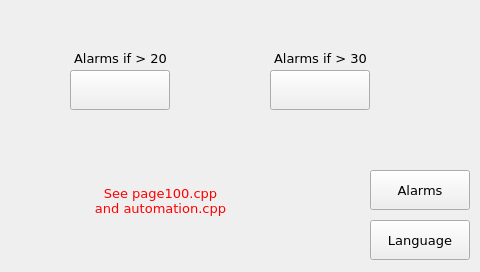
<?xml version="1.0" encoding="UTF-8"?>
<ui version="4.0">
 <class>page100</class>
 <widget class="QWidget" name="page100">
  <property name="geometry">
   <rect>
    <x>0</x>
    <y>0</y>
    <width>480</width>
    <height>272</height>
   </rect>
  </property>
  <property name="minimumSize">
   <size>
    <width>480</width>
    <height>272</height>
   </size>
  </property>
  <property name="maximumSize">
   <size>
    <width>480</width>
    <height>272</height>
   </size>
  </property>
  <property name="font">
   <font>
    <family>DejaVu Sans</family>
    <pointsize>8</pointsize>
   </font>
  </property>
  <property name="windowTitle">
   <string>page100</string>
  </property>
  <property name="styleSheet">
   <string notr="true">QWidget#page100
{
}</string>
  </property>
  <widget class="ATCMlabel" name="atcmLabel">
   <property name="geometry">
    <rect>
     <x>70</x>
     <y>70</y>
     <width>100</width>
     <height>40</height>
    </rect>
   </property>
   <property name="font">
    <font>
     <family>DejaVu Sans</family>
     <pointsize>10</pointsize>
    </font>
   </property>
   <property name="toolTip">
    <string>Tmax_P</string>
   </property>
   <property name="whatsThis">
    <string>ATCMlabel widget</string>
   </property>
   <property name="variable">
    <string>Tmax_P</string>
   </property>
   <property name="refresh">
    <number>200</number>
   </property>
   <property name="max">
    <string notr="true">0</string>
   </property>
   <property name="min">
    <string notr="true">0</string>
   </property>
   <property name="viewStatus">
    <bool>false</bool>
   </property>
   <property name="visibilityVar">
    <string/>
   </property>
   <property name="borderWidth">
    <number>1</number>
   </property>
   <property name="borderRadius">
    <number>0</number>
   </property>
  </widget>
  <widget class="ATCMbutton" name="atcmButton">
   <property name="geometry">
    <rect>
     <x>370</x>
     <y>220</y>
     <width>100</width>
     <height>40</height>
    </rect>
   </property>
   <property name="font">
    <font>
     <family>DejaVu Sans</family>
     <pointsize>10</pointsize>
    </font>
   </property>
   <property name="toolTip">
    <string/>
   </property>
   <property name="whatsThis">
    <string>ATCMbutton widget</string>
   </property>
   <property name="pageName">
    <string notr="true">page200</string>
   </property>
   <property name="statusvar">
    <string notr="true"/>
   </property>
   <property name="viewStatus">
    <bool>false</bool>
   </property>
   <property name="visibilityVar">
    <string notr="true"/>
   </property>
   <property name="text">
    <string>Language</string>
   </property>
   <property name="pressText">
    <string>Language</string>
   </property>
   <property name="borderWidth">
    <number>1</number>
   </property>
   <property name="borderRadius">
    <number>8</number>
   </property>
   <property name="apparence">
    <enum>QFrame::Raised</enum>
   </property>
  </widget>
  <widget class="ATCMbutton" name="atcmButton_2">
   <property name="geometry">
    <rect>
     <x>370</x>
     <y>170</y>
     <width>100</width>
     <height>40</height>
    </rect>
   </property>
   <property name="font">
    <font>
     <family>DejaVu Sans</family>
     <pointsize>10</pointsize>
    </font>
   </property>
   <property name="toolTip">
    <string/>
   </property>
   <property name="whatsThis">
    <string>ATCMbutton widget</string>
   </property>
   <property name="pageName">
    <string notr="true">alarms</string>
   </property>
   <property name="statusvar">
    <string notr="true"/>
   </property>
   <property name="viewStatus">
    <bool>false</bool>
   </property>
   <property name="visibilityVar">
    <string notr="true"/>
   </property>
   <property name="text">
    <string>Alarms</string>
   </property>
   <property name="pressText">
    <string>Alarms</string>
   </property>
   <property name="borderWidth">
    <number>1</number>
   </property>
   <property name="borderRadius">
    <number>8</number>
   </property>
   <property name="apparence">
    <enum>QFrame::Raised</enum>
   </property>
  </widget>
  <widget class="QLabel" name="label">
   <property name="geometry">
    <rect>
     <x>60</x>
     <y>50</y>
     <width>121</width>
     <height>16</height>
    </rect>
   </property>
   <property name="font">
    <font>
     <family>DejaVu Sans</family>
     <pointsize>10</pointsize>
    </font>
   </property>
   <property name="text">
    <string>Alarms if &gt; 20</string>
   </property>
   <property name="alignment">
    <set>Qt::AlignCenter</set>
   </property>
  </widget>
  <widget class="QLabel" name="label_2">
   <property name="geometry">
    <rect>
     <x>260</x>
     <y>50</y>
     <width>121</width>
     <height>16</height>
    </rect>
   </property>
   <property name="font">
    <font>
     <family>DejaVu Sans</family>
     <pointsize>10</pointsize>
    </font>
   </property>
   <property name="text">
    <string>Alarms if &gt; 30</string>
   </property>
   <property name="alignment">
    <set>Qt::AlignCenter</set>
   </property>
  </widget>
  <widget class="ATCMlabel" name="atcmLabel_2">
   <property name="geometry">
    <rect>
     <x>270</x>
     <y>70</y>
     <width>100</width>
     <height>40</height>
    </rect>
   </property>
   <property name="font">
    <font>
     <family>DejaVu Sans</family>
     <pointsize>10</pointsize>
    </font>
   </property>
   <property name="toolTip">
    <string>Tmax_C</string>
   </property>
   <property name="whatsThis">
    <string>ATCMlabel widget</string>
   </property>
   <property name="variable">
    <string>Tmax_C</string>
   </property>
   <property name="refresh">
    <number>200</number>
   </property>
   <property name="max">
    <string notr="true">0</string>
   </property>
   <property name="min">
    <string notr="true">0</string>
   </property>
   <property name="viewStatus">
    <bool>false</bool>
   </property>
   <property name="visibilityVar">
    <string/>
   </property>
   <property name="borderWidth">
    <number>1</number>
   </property>
   <property name="borderRadius">
    <number>0</number>
   </property>
  </widget>
  <widget class="QLabel" name="label_3">
   <property name="geometry">
    <rect>
     <x>40</x>
     <y>170</y>
     <width>241</width>
     <height>61</height>
    </rect>
   </property>
   <property name="font">
    <font>
     <family>DejaVu Sans</family>
     <pointsize>10</pointsize>
    </font>
   </property>
   <property name="styleSheet">
    <string notr="true">color: rgb(255, 0, 0);</string>
   </property>
   <property name="text">
    <string>See page100.cpp
and automation.cpp</string>
   </property>
   <property name="alignment">
    <set>Qt::AlignCenter</set>
   </property>
  </widget>
 </widget>
 <customwidgets>
  <customwidget>
   <class>ATCMbutton</class>
   <extends>QPushButton</extends>
   <header>atcmplugin.h</header>
  </customwidget>
  <customwidget>
   <class>ATCMlabel</class>
   <extends>QPushButton</extends>
   <header>atcmplugin.h</header>
  </customwidget>
 </customwidgets>
 <resources/>
 <connections>
  <connection>
   <sender>atcmButton</sender>
   <signal>newPage(const char*,bool)</signal>
   <receiver>page100</receiver>
   <slot>goto_page(const char*,bool)</slot>
   <hints>
    <hint type="sourcelabel">
     <x>20</x>
     <y>20</y>
    </hint>
    <hint type="destinationlabel">
     <x>20</x>
     <y>20</y>
    </hint>
   </hints>
  </connection>
  <connection>
   <sender>atcmButton_2</sender>
   <signal>newPage(const char*,bool)</signal>
   <receiver>page100</receiver>
   <slot>goto_page(const char*,bool)</slot>
   <hints>
    <hint type="sourcelabel">
     <x>20</x>
     <y>20</y>
    </hint>
    <hint type="destinationlabel">
     <x>20</x>
     <y>20</y>
    </hint>
   </hints>
  </connection>
 </connections>
 <slots>
  <slot>goto_page(const char*,bool)</slot>
 </slots>
</ui>
